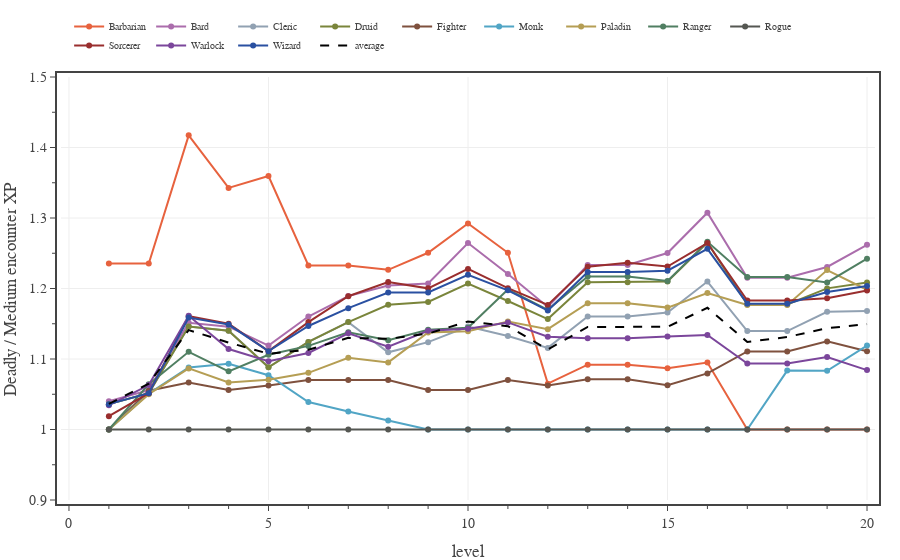

The code cell stored with this chart in its notebook:
### Code cell
# plots the ratio between the Deadly and Medium daily XPs for each classes.
from bs4 import BeautifulSoup

enc_diffs = ['Easy','Medium','Hard','Deadly']
levels = np.array(range(1,21,1))

fig = go.Figure(
    layout=go.Layout(
        template=TFB_TEMPLATE,
        xaxis=dict(
            title_text='level',
            range=[-0.2, 20.2],
            tick0=0, dtick=5,
            minor=dict(tick0=0, dtick=1),
        ),
        yaxis=dict(
            title_text='Deadly / Medium encounter XP',
            range=[0.90, 1.5],
            tick0=0, dtick=0.1,
            minor=dict(tick0=0, dtick=0.05),
        ),
        legend=dict(
            yanchor='bottom',  y=1.04,
            xanchor='left', x=0.01,
            orientation='h',
        )
    )
)

groups = {
    'martial': {
        'classes': [], 
        'xp mean': np.zeros(len(levels))
    },
    'martial-spellcaster': {
        'classes': [], 
        'xp mean': np.zeros(len(levels))
    },
    'spellcaster': {
        'classes': [], 
        'xp mean': np.zeros(len(levels))
    },
    'average': {
        'classes': [], 
        'xp mean': np.zeros(len(levels))
    }
}
xp_mean = np.zeros(len(levels))
for pc in PC_CLASSES:
    pc_class = PC_CLASSES[pc]
    pc_xp = np.zeros([20, len(enc_diffs)])
    for i in range(len(enc_diffs)):
        diff = enc_diffs[i]
        with open(f'../xp-and-player-characters/pc data - {diff} 2 short rests.json', 'r') as fin:
            pc_data = json.load(fin)
        
        #pc_xp[:,i] = np.array(pc_data[pc]['daily XP mean'])
        pc_xp[:,i] = np.array([x['XP mean'] for x in pc_data[pc]])

    for i in range(20):
        pc_xp[i,:] /= pc_xp[i,1]

    fig.add_trace(go.Scatter(
        x=levels, 
        y=pc_xp[:,3],
        mode='lines+markers', 
        line=dict(color=pc_class['color'], dash='solid'),
        unselected=dict(marker=dict(opacity=0.0)),
        name=pc,
        hovertemplate=
            '<b>'+pc+'</b><br>'+
            'level %{x}<br>'+
            'XP delta %{y:.2f}'+
            '<extra></extra>'
    ))
    
    groups[pc_class['group']]['classes'] += [pc]
    groups[pc_class['group']]['xp mean'] += pc_xp[:,3]
    groups['average']['classes'] += [pc]
    groups['average']['xp mean'] += pc_xp[:,3]

for g in ['average']:
    group = groups[g]

    group['xp mean'] /= len(group['classes'])

    fig.add_trace(go.Scatter(
        x=levels, 
        y=group['xp mean'],
        mode='lines', 
        line=dict(color='black', dash='dash'),
        unselected=dict(marker=dict(opacity=0.0)),
        name=g,
        hovertemplate=
            '<b>'+g+'</b><br>'+
            'level %{x}<br>'+
            'XP delta %{y:.2f}'+
            '<extra></extra>'
    ))

# show figure
fig.show(config=TFB_CONFIG)

# save large format figure
if SAVEFIGS:
    file_name = f'./fig-class-daily-xp-ratio-vs-level-large.html'
    fig_html = fig.to_html(
        include_plotlyjs=False, 
        full_html=False, 
        config=TFB_CONFIG
    )
    fig_soup = BeautifulSoup(fig_html, 'html.parser')
    fig_soup.div['class'] = 'plotly-div-large'
    fig_soup.div['style'] = 'aspect-ratio:600/550'
    with open(file_name, 'wb') as fout:
        fout.write(fig_soup.prettify('utf-8'))

# save small format figure
if SAVEFIGS:
    fig.update_traces(marker=dict(size=4))
    fig.update_layout(font=dict(size=10), legend=dict(font_size=8))
    file_name = f'./fig-class-daily-xp-ratio-vs-level-small.html'
    fig_html = fig.to_html(
        include_plotlyjs=False, 
        full_html=False, 
        config=TFB_CONFIG
    )
    fig_soup = BeautifulSoup(fig_html, 'html.parser')
    fig_soup.div['class'] = 'plotly-div-small'
    fig_soup.div['style'] = 'aspect-ratio:600/600'
    with open(file_name, 'wb') as fout:
        fout.write(fig_soup.prettify('utf-8'))

### Figure 1 — Plotly figure (JSON) as saved in the notebook; plotly's stock layout.template omitted (floating-point values rounded to 4 significant figures)
{"data": [{"hovertemplate": "<b>Barbarian</b><br>level %{x}<br>XP delta %{y:.2f}<extra></extra>", "line": {"color": "#E7623E", "dash": "solid"}, "mode": "lines+markers", "name": "Barbarian", "type": "scatter", "unselected": {"marker": {"opacity": 0}}, "x": [1, 2, 3, 4, 5, 6, 7, 8, 9, 10, 11, 12, 13, 14, 15, 16, 17, 18, 19, 20], "y": [1.235, 1.235, 1.417, 1.343, 1.36, 1.233, 1.233, 1.227, 1.251, 1.292, 1.251, 1.065, 1.092, 1.092, 1.087, 1.095, 1.0, 1.0, 1.0, 1.0]}, {"hovertemplate": "<b>Bard</b><br>level %{x}<br>XP delta %{y:.2f}<extra></extra>", "line": {"color": "#AB6DAC", "dash": "solid"}, "mode": "lines+markers", "name": "Bard", "type": "scatter", "unselected": {"marker": {"opacity": 0}}, "x": [1, 2, 3, 4, 5, 6, 7, 8, 9, 10, 11, 12, 13, 14, 15, 16, 17, 18, 19, 20], "y": [1.04, 1.056, 1.151, 1.146, 1.119, 1.16, 1.189, 1.204, 1.207, 1.264, 1.22, 1.174, 1.233, 1.233, 1.25, 1.307, 1.215, 1.215, 1.231, 1.262]}, {"hovertemplate": "<b>Cleric</b><br>level %{x}<br>XP delta %{y:.2f}<extra></extra>", "line": {"color": "#91A1B2", "dash": "solid"}, "mode": "lines+markers", "name": "Cleric", "type": "scatter", "unselected": {"marker": {"opacity": 0}}, "x": [1, 2, 3, 4, 5, 6, 7, 8, 9, 10, 11, 12, 13, 14, 15, 16, 17, 18, 19, 20], "y": [1.036, 1.052, 1.146, 1.14, 1.088, 1.124, 1.152, 1.109, 1.124, 1.146, 1.133, 1.116, 1.16, 1.16, 1.166, 1.21, 1.14, 1.14, 1.167, 1.168]}, {"hovertemplate": "<b>Druid</b><br>level %{x}<br>XP delta %{y:.2f}<extra></extra>", "line": {"color": "#7A853B", "dash": "solid"}, "mode": "lines+markers", "name": "Druid", "type": "scatter", "unselected": {"marker": {"opacity": 0}}, "x": [1, 2, 3, 4, 5, 6, 7, 8, 9, 10, 11, 12, 13, 14, 15, 16, 17, 18, 19, 20], "y": [1.036, 1.052, 1.146, 1.14, 1.088, 1.124, 1.152, 1.177, 1.181, 1.207, 1.182, 1.157, 1.209, 1.209, 1.21, 1.265, 1.177, 1.177, 1.2, 1.208]}, {"hovertemplate": "<b>Fighter</b><br>level %{x}<br>XP delta %{y:.2f}<extra></extra>", "line": {"color": "#7F513E", "dash": "solid"}, "mode": "lines+markers", "name": "Fighter", "type": "scatter", "unselected": {"marker": {"opacity": 0}}, "x": [1, 2, 3, 4, 5, 6, 7, 8, 9, 10, 11, 12, 13, 14, 15, 16, 17, 18, 19, 20], "y": [1, 1.055, 1.067, 1.056, 1.062, 1.07, 1.07, 1.07, 1.056, 1.056, 1.07, 1.063, 1.071, 1.071, 1.063, 1.08, 1.111, 1.111, 1.125, 1.111]}, {"hovertemplate": "<b>Monk</b><br>level %{x}<br>XP delta %{y:.2f}<extra></extra>", "line": {"color": "#51A5C5", "dash": "solid"}, "mode": "lines+markers", "name": "Monk", "type": "scatter", "unselected": {"marker": {"opacity": 0}}, "x": [1, 2, 3, 4, 5, 6, 7, 8, 9, 10, 11, 12, 13, 14, 15, 16, 17, 18, 19, 20], "y": [1, 1.051, 1.088, 1.093, 1.077, 1.039, 1.026, 1.013, 1, 1, 1, 1, 1, 1, 1, 1, 1, 1.084, 1.083, 1.119]}, {"hovertemplate": "<b>Paladin</b><br>level %{x}<br>XP delta %{y:.2f}<extra></extra>", "line": {"color": "#B59E54", "dash": "solid"}, "mode": "lines+markers", "name": "Paladin", "type": "scatter", "unselected": {"marker": {"opacity": 0}}, "x": [1, 2, 3, 4, 5, 6, 7, 8, 9, 10, 11, 12, 13, 14, 15, 16, 17, 18, 19, 20], "y": [1, 1.05, 1.087, 1.067, 1.07, 1.08, 1.102, 1.095, 1.138, 1.14, 1.153, 1.142, 1.179, 1.179, 1.173, 1.194, 1.177, 1.177, 1.226, 1.198]}, {"hovertemplate": "<b>Ranger</b><br>level %{x}<br>XP delta %{y:.2f}<extra></extra>", "line": {"color": "#507F62", "dash": "solid"}, "mode": "lines+markers", "name": "Ranger", "type": "scatter", "unselected": {"marker": {"opacity": 0}}, "x": [1, 2, 3, 4, 5, 6, 7, 8, 9, 10, 11, 12, 13, 14, 15, 16, 17, 18, 19, 20], "y": [1, 1.064, 1.11, 1.082, 1.106, 1.119, 1.138, 1.127, 1.141, 1.144, 1.199, 1.17, 1.217, 1.217, 1.211, 1.266, 1.216, 1.216, 1.209, 1.242]}, {"hovertemplate": "<b>Rogue</b><br>level %{x}<br>XP delta %{y:.2f}<extra></extra>", "line": {"color": "#555752", "dash": "solid"}, "mode": "lines+markers", "name": "Rogue", "type": "scatter", "unselected": {"marker": {"opacity": 0}}, "x": [1, 2, 3, 4, 5, 6, 7, 8, 9, 10, 11, 12, 13, 14, 15, 16, 17, 18, 19, 20], "y": [1, 1, 1, 1, 1.0, 1.0, 1.0, 1.0, 1, 1, 1.0, 1, 1, 1.0, 1.0, 1, 1.0, 1.0, 1.0, 1.0]}, {"hovertemplate": "<b>Sorcerer</b><br>level %{x}<br>XP delta %{y:.2f}<extra></extra>", "line": {"color": "#992E2E", "dash": "solid"}, "mode": "lines+markers", "name": "Sorcerer", "type": "scatter", "unselected": {"marker": {"opacity": 0}}, "x": [1, 2, 3, 4, 5, 6, 7, 8, 9, 10, 11, 12, 13, 14, 15, 16, 17, 18, 19, 20], "y": [1.019, 1.052, 1.161, 1.15, 1.111, 1.152, 1.189, 1.209, 1.2, 1.228, 1.2, 1.177, 1.231, 1.236, 1.231, 1.264, 1.183, 1.183, 1.186, 1.197]}, {"hovertemplate": "<b>Warlock</b><br>level %{x}<br>XP delta %{y:.2f}<extra></extra>", "line": {"color": "#7B469B", "dash": "solid"}, "mode": "lines+markers", "name": "Warlock", "type": "scatter", "unselected": {"marker": {"opacity": 0}}, "x": [1, 2, 3, 4, 5, 6, 7, 8, 9, 10, 11, 12, 13, 14, 15, 16, 17, 18, 19, 20], "y": [1.034, 1.063, 1.161, 1.114, 1.097, 1.109, 1.136, 1.117, 1.14, 1.143, 1.152, 1.132, 1.129, 1.129, 1.132, 1.134, 1.094, 1.094, 1.103, 1.084]}, {"hovertemplate": "<b>Wizard</b><br>level %{x}<br>XP delta %{y:.2f}<extra></extra>", "line": {"color": "#2A50A1", "dash": "solid"}, "mode": "lines+markers", "name": "Wizard", "type": "scatter", "unselected": {"marker": {"opacity": 0}}, "x": [1, 2, 3, 4, 5, 6, 7, 8, 9, 10, 11, 12, 13, 14, 15, 16, 17, 18, 19, 20], "y": [1.036, 1.052, 1.159, 1.149, 1.111, 1.147, 1.172, 1.194, 1.194, 1.219, 1.197, 1.169, 1.223, 1.223, 1.225, 1.256, 1.178, 1.178, 1.195, 1.204]}, {"hovertemplate": "<b>average</b><br>level %{x}<br>XP delta %{y:.2f}<extra></extra>", "line": {"color": "black", "dash": "dash"}, "mode": "lines", "name": "average", "type": "scatter", "unselected": {"marker": {"opacity": 0}}, "x": [1, 2, 3, 4, 5, 6, 7, 8, 9, 10, 11, 12, 13, 14, 15, 16, 17, 18, 19, 20], "y": [1.036, 1.065, 1.141, 1.123, 1.108, 1.113, 1.13, 1.129, 1.136, 1.153, 1.146, 1.114, 1.145, 1.146, 1.146, 1.173, 1.124, 1.131, 1.144, 1.149]}], "layout": {"legend": {"orientation": "h", "x": 0.01, "xanchor": "left", "y": 1.04, "yanchor": "bottom"}, "xaxis": {"dtick": 5, "minor": {"dtick": 1, "tick0": 0}, "range": [-0.2, 20.2], "tick0": 0, "title": {"text": "level"}}, "yaxis": {"dtick": 0.1, "minor": {"dtick": 0.05, "tick0": 0}, "range": [0.9, 1.5], "tick0": 0, "title": {"text": "Deadly / Medium encounter XP"}}}}
